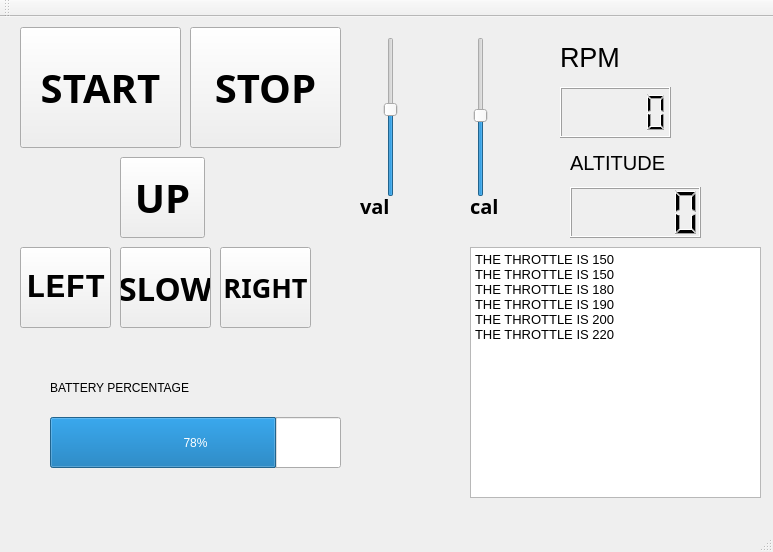
<?xml version="1.0" encoding="UTF-8"?>
<ui version="4.0">
 <class>MainWindow</class>
 <widget class="QMainWindow" name="MainWindow">
  <property name="enabled">
   <bool>true</bool>
  </property>
  <property name="geometry">
   <rect>
    <x>0</x>
    <y>0</y>
    <width>773</width>
    <height>552</height>
   </rect>
  </property>
  <property name="windowTitle">
   <string>MainWindow</string>
  </property>
  <property name="autoFillBackground">
   <bool>false</bool>
  </property>
  <property name="iconSize">
   <size>
    <width>1200</width>
    <height>866</height>
   </size>
  </property>
  <property name="toolButtonStyle">
   <enum>Qt::ToolButtonIconOnly</enum>
  </property>
  <property name="tabShape">
   <enum>QTabWidget::Rounded</enum>
  </property>
  <property name="unifiedTitleAndToolBarOnMac">
   <bool>false</bool>
  </property>
  <widget class="QWidget" name="centralWidget">
   <widget class="QPushButton" name="pushButton">
    <property name="geometry">
     <rect>
      <x>20</x>
      <y>10</y>
      <width>161</width>
      <height>121</height>
     </rect>
    </property>
    <property name="font">
     <font>
      <family>Droid Sans Arabic</family>
      <pointsize>30</pointsize>
      <weight>75</weight>
      <bold>true</bold>
     </font>
    </property>
    <property name="text">
     <string>START</string>
    </property>
    <property name="iconSize">
     <size>
      <width>170</width>
      <height>120</height>
     </size>
    </property>
   </widget>
   <widget class="QPushButton" name="pushButton_2">
    <property name="geometry">
     <rect>
      <x>120</x>
      <y>140</y>
      <width>85</width>
      <height>81</height>
     </rect>
    </property>
    <property name="font">
     <font>
      <family>Courier 10 Pitch</family>
      <pointsize>30</pointsize>
      <weight>75</weight>
      <italic>false</italic>
      <bold>true</bold>
      <underline>false</underline>
      <strikeout>false</strikeout>
     </font>
    </property>
    <property name="text">
     <string>UP</string>
    </property>
   </widget>
   <widget class="QPushButton" name="pushButton_3">
    <property name="geometry">
     <rect>
      <x>20</x>
      <y>230</y>
      <width>91</width>
      <height>81</height>
     </rect>
    </property>
    <property name="font">
     <font>
      <family>Courier New</family>
      <pointsize>25</pointsize>
      <weight>75</weight>
      <bold>true</bold>
     </font>
    </property>
    <property name="text">
     <string>LEFT</string>
    </property>
   </widget>
   <widget class="QPushButton" name="pushButton_4">
    <property name="geometry">
     <rect>
      <x>120</x>
      <y>230</y>
      <width>91</width>
      <height>81</height>
     </rect>
    </property>
    <property name="font">
     <font>
      <family>Courier 10 Pitch</family>
      <pointsize>25</pointsize>
      <weight>75</weight>
      <bold>true</bold>
     </font>
    </property>
    <property name="text">
     <string>SLOW</string>
    </property>
   </widget>
   <widget class="QPushButton" name="pushButton_5">
    <property name="geometry">
     <rect>
      <x>220</x>
      <y>230</y>
      <width>91</width>
      <height>81</height>
     </rect>
    </property>
    <property name="font">
     <font>
      <family>Courier 10 Pitch</family>
      <pointsize>20</pointsize>
      <weight>75</weight>
      <bold>true</bold>
     </font>
    </property>
    <property name="text">
     <string>RIGHT</string>
    </property>
   </widget>
   <widget class="QPushButton" name="pushButton_6">
    <property name="geometry">
     <rect>
      <x>190</x>
      <y>10</y>
      <width>151</width>
      <height>121</height>
     </rect>
    </property>
    <property name="font">
     <font>
      <family>Courier 10 Pitch</family>
      <pointsize>30</pointsize>
      <weight>75</weight>
      <bold>true</bold>
     </font>
    </property>
    <property name="text">
     <string>STOP</string>
    </property>
   </widget>
   <widget class="QSlider" name="verticalSlider">
    <property name="geometry">
     <rect>
      <x>370</x>
      <y>20</y>
      <width>41</width>
      <height>160</height>
     </rect>
    </property>
    <property name="maximum">
     <number>255</number>
    </property>
    <property name="sliderPosition">
     <number>140</number>
    </property>
    <property name="orientation">
     <enum>Qt::Vertical</enum>
    </property>
   </widget>
   <widget class="QSlider" name="verticalSlider_2">
    <property name="geometry">
     <rect>
      <x>460</x>
      <y>20</y>
      <width>41</width>
      <height>160</height>
     </rect>
    </property>
    <property name="maximum">
     <number>255</number>
    </property>
    <property name="value">
     <number>130</number>
    </property>
    <property name="orientation">
     <enum>Qt::Vertical</enum>
    </property>
   </widget>
   <widget class="QLabel" name="label">
    <property name="geometry">
     <rect>
      <x>360</x>
      <y>180</y>
      <width>41</width>
      <height>17</height>
     </rect>
    </property>
    <property name="font">
     <font>
      <family>Courier 10 Pitch</family>
      <pointsize>15</pointsize>
      <weight>75</weight>
      <bold>true</bold>
     </font>
    </property>
    <property name="text">
     <string>val</string>
    </property>
   </widget>
   <widget class="QLabel" name="label_2">
    <property name="geometry">
     <rect>
      <x>470</x>
      <y>180</y>
      <width>55</width>
      <height>17</height>
     </rect>
    </property>
    <property name="font">
     <font>
      <family>Courier 10 Pitch</family>
      <pointsize>15</pointsize>
      <weight>75</weight>
      <bold>true</bold>
     </font>
    </property>
    <property name="text">
     <string>cal</string>
    </property>
   </widget>
   <widget class="QProgressBar" name="progressBar">
    <property name="geometry">
     <rect>
      <x>50</x>
      <y>400</y>
      <width>291</width>
      <height>51</height>
     </rect>
    </property>
    <property name="value">
     <number>78</number>
    </property>
   </widget>
   <widget class="QLabel" name="label_3">
    <property name="geometry">
     <rect>
      <x>50</x>
      <y>350</y>
      <width>171</width>
      <height>41</height>
     </rect>
    </property>
    <property name="text">
     <string>BATTERY PERCENTAGE</string>
    </property>
   </widget>
   <widget class="QTextBrowser" name="textBrowser">
    <property name="geometry">
     <rect>
      <x>470</x>
      <y>230</y>
      <width>291</width>
      <height>251</height>
     </rect>
    </property>
    <property name="html">
     <string>&lt;!DOCTYPE HTML PUBLIC &quot;-//W3C//DTD HTML 4.0//EN&quot; &quot;http://www.w3.org/TR/REC-html40/strict.dtd&quot;&gt;
&lt;html&gt;&lt;head&gt;&lt;meta name=&quot;qrichtext&quot; content=&quot;1&quot; /&gt;&lt;style type=&quot;text/css&quot;&gt;
p, li { white-space: pre-wrap; }
&lt;/style&gt;&lt;/head&gt;&lt;body style=&quot; font-family:'Droid Sans'; font-size:10pt; font-weight:400; font-style:normal;&quot;&gt;
&lt;p style=&quot; margin-top:0px; margin-bottom:0px; margin-left:0px; margin-right:0px; -qt-block-indent:0; text-indent:0px;&quot;&gt;THE THROTTLE IS 150&lt;/p&gt;
&lt;p style=&quot; margin-top:0px; margin-bottom:0px; margin-left:0px; margin-right:0px; -qt-block-indent:0; text-indent:0px;&quot;&gt;THE THROTTLE IS 150&lt;/p&gt;
&lt;p style=&quot; margin-top:0px; margin-bottom:0px; margin-left:0px; margin-right:0px; -qt-block-indent:0; text-indent:0px;&quot;&gt;THE THROTTLE IS 180&lt;/p&gt;
&lt;p style=&quot; margin-top:0px; margin-bottom:0px; margin-left:0px; margin-right:0px; -qt-block-indent:0; text-indent:0px;&quot;&gt;THE THROTTLE IS 190&lt;/p&gt;
&lt;p style=&quot; margin-top:0px; margin-bottom:0px; margin-left:0px; margin-right:0px; -qt-block-indent:0; text-indent:0px;&quot;&gt;THE THROTTLE IS 200&lt;/p&gt;
&lt;p style=&quot; margin-top:0px; margin-bottom:0px; margin-left:0px; margin-right:0px; -qt-block-indent:0; text-indent:0px;&quot;&gt;THE THROTTLE IS 220&lt;/p&gt;
&lt;p style=&quot;-qt-paragraph-type:empty; margin-top:0px; margin-bottom:0px; margin-left:0px; margin-right:0px; -qt-block-indent:0; text-indent:0px;&quot;&gt;&lt;br /&gt;&lt;/p&gt;&lt;/body&gt;&lt;/html&gt;</string>
    </property>
   </widget>
   <widget class="QLCDNumber" name="lcdNumber">
    <property name="geometry">
     <rect>
      <x>560</x>
      <y>70</y>
      <width>111</width>
      <height>51</height>
     </rect>
    </property>
   </widget>
   <widget class="QLabel" name="label_4">
    <property name="geometry">
     <rect>
      <x>560</x>
      <y>20</y>
      <width>131</width>
      <height>41</height>
     </rect>
    </property>
    <property name="font">
     <font>
      <pointsize>20</pointsize>
     </font>
    </property>
    <property name="text">
     <string>RPM</string>
    </property>
   </widget>
   <widget class="QLCDNumber" name="lcdNumber_2">
    <property name="geometry">
     <rect>
      <x>570</x>
      <y>170</y>
      <width>131</width>
      <height>51</height>
     </rect>
    </property>
   </widget>
   <widget class="QLabel" name="label_5">
    <property name="geometry">
     <rect>
      <x>570</x>
      <y>130</y>
      <width>101</width>
      <height>31</height>
     </rect>
    </property>
    <property name="font">
     <font>
      <pointsize>15</pointsize>
     </font>
    </property>
    <property name="text">
     <string>ALTITUDE</string>
    </property>
   </widget>
  </widget>
  <widget class="QMenuBar" name="menuBar">
   <property name="geometry">
    <rect>
     <x>0</x>
     <y>0</y>
     <width>773</width>
     <height>27</height>
    </rect>
   </property>
  </widget>
  <widget class="QToolBar" name="mainToolBar">
   <attribute name="toolBarArea">
    <enum>TopToolBarArea</enum>
   </attribute>
   <attribute name="toolBarBreak">
    <bool>false</bool>
   </attribute>
  </widget>
  <widget class="QStatusBar" name="statusBar"/>
 </widget>
 <layoutdefault spacing="6" margin="11"/>
 <resources/>
 <connections/>
</ui>
